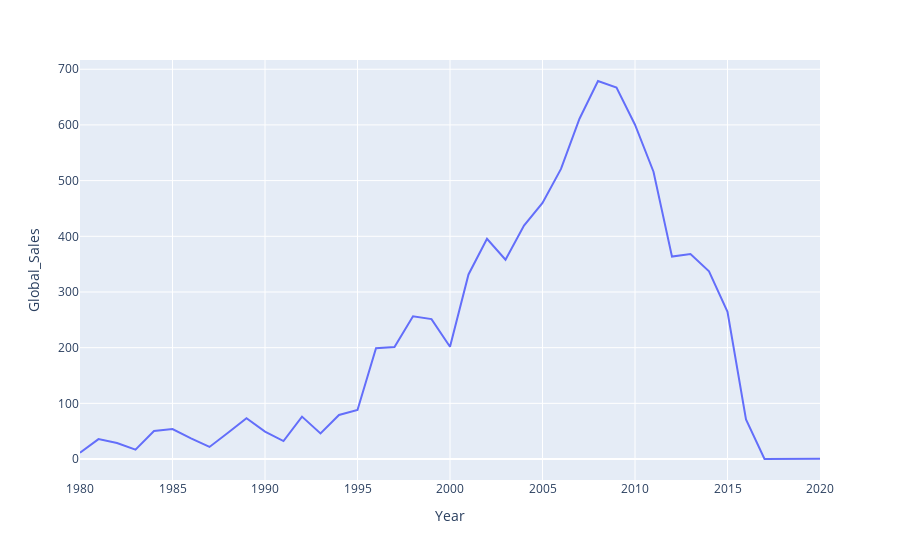

The notebook cell saved with this chart:
### Code cell
fig = px.line(df, x="Year", y="Global_Sales")
fig.show()

### Figure 1 — Plotly figure (JSON) as saved in the notebook; plotly's stock layout.template omitted (floating-point values rounded to 4 significant figures)
{"data": [{"hovertemplate": "Year=%{x}<br>Global_Sales=%{y}<extra></extra>", "legendgroup": "", "line": {"color": "#636efa", "dash": "solid"}, "marker": {"symbol": "circle"}, "mode": "lines", "name": "", "orientation": "v", "showlegend": false, "type": "scatter", "x": [1980, 1981, 1982, 1983, 1984, 1985, 1986, 1987, 1988, 1989, 1990, 1991, 1992, 1993, 1994, 1995, 1996, 1997, 1998, 1999, 2000, 2001, 2002, 2003, 2004, 2005, 2006, 2007, 2008, 2009, 2010, 2011, 2012, 2013, 2014, 2015, 2016, 2017, 2020], "xaxis": "x", "y": [11.38, 35.77, 28.86, 16.79, 50.36, 53.94, 37.07, 21.74, 47.22, 73.45, 49.39, 32.23, 76.16, 45.98, 79.17, 88.11, 199.2, 201.0, 256.5, 251.3, 201.6, 331.5, 395.5, 357.9, 419.3, 459.9, 521.0, 611.1, 678.9, 667.3, 600.5, 516.0, 363.5, 368.1, 337.1, 264.4, 70.93, 0.05, 0.29], "yaxis": "y"}], "layout": {"legend": {"tracegroupgap": 0}, "margin": {"t": 60}, "xaxis": {"anchor": "y", "domain": [0, 1], "title": {"text": "Year"}}, "yaxis": {"anchor": "x", "domain": [0, 1], "title": {"text": "Global_Sales"}}}}
